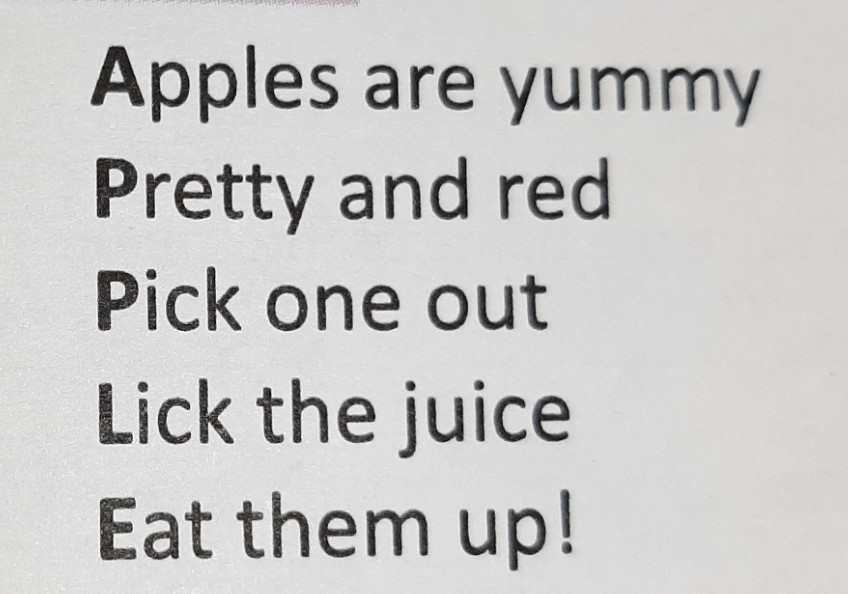
#> input picture images/apple.jpg, 848 x 594 px
$ jupyter execute --allow-errors OCR_Text_Recog.ipynb   (shell and % lines are left out)
#> lines starting #> are read from the running program, lines starting #| are printed output that depends on the picture; after the words box and inside, x2 and y2 are one past the last pixel; in counts of white or black regions, pixels touching at a corner belong together
[cell 1]
# conda install -c conda-forge pytesseract
import cv2
import numpy as np
import pytesseract
import matplotlib.pyplot as plt

[cell 2]
# https://github.com/UB-Mannheim/tesseract/wiki
pytesseract.pytesseract.tesseract_cmd = r"C:\Program Files\Tesseract-OCR\tesseract.exe"

[cell 3]
# 1. Load the image
img = cv2.imread("images/apple.jpg")
#> img is the input picture: shape (594, 848, 3); mean B, G, R 201, 201.5, 201.8
plt.imshow(img)

[cell 4]
# 2. Resize the image
img = cv2.resize(img, None, fx=0.5, fy=0.5)
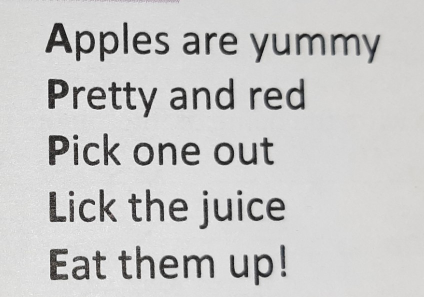
#> img: shape (297, 424, 3); mean B, G, R 201.1, 201.6, 201.9

[cell 5]
# 3. Convert image to grayscale
gray = cv2.cvtColor(img, cv2.COLOR_BGR2GRAY)

[cell 6]
# 4. Convert image to black and white (using adaptive threshold)
adaptive_threshold = cv2.adaptiveThreshold(gray, 255, cv2.ADAPTIVE_THRESH_GAUSSIAN_C, cv2.THRESH_BINARY, 85, 11)
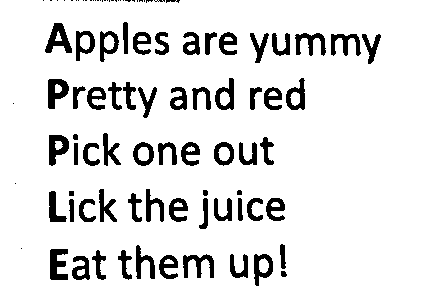
#> adaptive_threshold: shape (297, 424); 88.8% white; 97 black regions (33 under 20 px), largest, box (x1, y1, x2, y2) and area: (45, 23, 72, 53) 415, (50, 249, 68, 280) 395, (48, 79, 69, 109) 389
